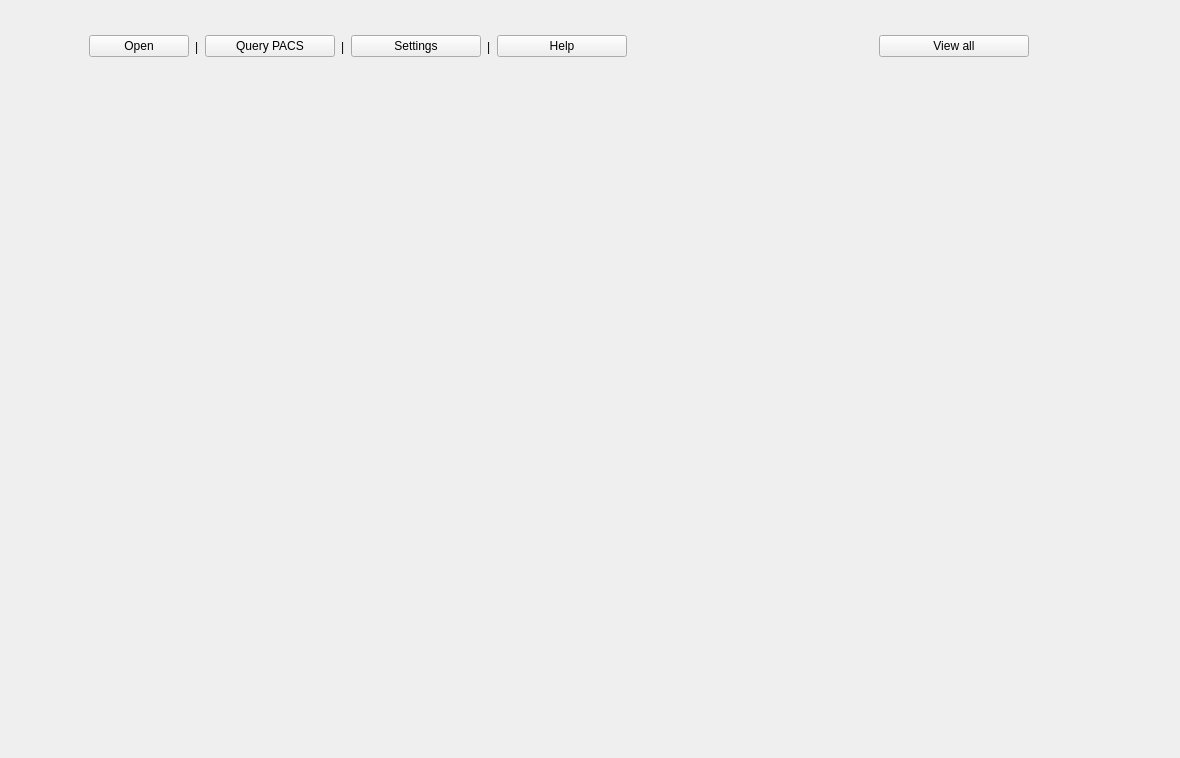
<?xml version="1.0" encoding="UTF-8"?>
<ui version="4.0">
 <class>mainwindow</class>
 <widget class="QWidget" name="mainwindow">
  <property name="geometry">
   <rect>
    <x>0</x>
    <y>0</y>
    <width>1180</width>
    <height>758</height>
   </rect>
  </property>
  <property name="sizePolicy">
   <sizepolicy hsizetype="Expanding" vsizetype="Expanding">
    <horstretch>0</horstretch>
    <verstretch>0</verstretch>
   </sizepolicy>
  </property>
  <property name="minimumSize">
   <size>
    <width>200</width>
    <height>300</height>
   </size>
  </property>
  <property name="windowTitle">
   <string>Organ Print</string>
  </property>
  <property name="windowIcon">
   <iconset>
    <normaloff>:/icons/Organ_print_icon</normaloff>:/icons/Organ_print_icon</iconset>
  </property>
  <property name="autoFillBackground">
   <bool>false</bool>
  </property>
  <widget class="QWidget" name="centralwidget">
   <property name="geometry">
    <rect>
     <x>0</x>
     <y>0</y>
     <width>1272</width>
     <height>804</height>
    </rect>
   </property>
   <layout class="QHBoxLayout" name="horizontalLayout_2">
    <property name="spacing">
     <number>0</number>
    </property>
    <property name="leftMargin">
     <number>0</number>
    </property>
    <property name="topMargin">
     <number>0</number>
    </property>
    <property name="rightMargin">
     <number>0</number>
    </property>
    <property name="bottomMargin">
     <number>0</number>
    </property>
    <item>
     <layout class="QVBoxLayout" name="verticalLayout_4">
      <property name="spacing">
       <number>0</number>
      </property>
      <property name="leftMargin">
       <number>0</number>
      </property>
      <property name="topMargin">
       <number>0</number>
      </property>
      <property name="rightMargin">
       <number>0</number>
      </property>
      <property name="bottomMargin">
       <number>0</number>
      </property>
      <item>
       <layout class="QHBoxLayout" name="horizontalLayout">
        <property name="spacing">
         <number>0</number>
        </property>
        <property name="leftMargin">
         <number>0</number>
        </property>
        <property name="topMargin">
         <number>0</number>
        </property>
        <property name="rightMargin">
         <number>0</number>
        </property>
        <property name="bottomMargin">
         <number>0</number>
        </property>
        <item>
         <widget class="QWidget" name="top_menu_widget" native="true">
          <layout class="QHBoxLayout" name="horizontalLayout_4">
           <property name="sizeConstraint">
            <enum>QLayout::SetMinAndMaxSize</enum>
           </property>
           <property name="leftMargin">
            <number>9</number>
           </property>
           <property name="topMargin">
            <number>9</number>
           </property>
           <property name="rightMargin">
            <number>9</number>
           </property>
           <property name="bottomMargin">
            <number>9</number>
           </property>
           <item>
            <spacer name="horizontalSpacer_5">
             <property name="orientation">
              <enum>Qt::Horizontal</enum>
             </property>
             <property name="sizeType">
              <enum>QSizePolicy::Fixed</enum>
             </property>
             <property name="sizeHint" stdset="0">
              <size>
               <width>80</width>
               <height>20</height>
              </size>
             </property>
            </spacer>
           </item>
           <item>
            <widget class="QPushButton" name="openButton">
             <property name="minimumSize">
              <size>
               <width>100</width>
               <height>0</height>
              </size>
             </property>
             <property name="text">
              <string>Open</string>
             </property>
            </widget>
           </item>
           <item>
            <widget class="QLabel" name="label">
             <property name="text">
              <string>|</string>
             </property>
            </widget>
           </item>
           <item>
            <widget class="QPushButton" name="pushButton_5">
             <property name="minimumSize">
              <size>
               <width>130</width>
               <height>0</height>
              </size>
             </property>
             <property name="text">
              <string>Query PACS</string>
             </property>
            </widget>
           </item>
           <item>
            <widget class="QLabel" name="label_2">
             <property name="text">
              <string>|</string>
             </property>
            </widget>
           </item>
           <item>
            <widget class="QPushButton" name="pushButton_3">
             <property name="minimumSize">
              <size>
               <width>130</width>
               <height>0</height>
              </size>
             </property>
             <property name="text">
              <string>Settings</string>
             </property>
            </widget>
           </item>
           <item>
            <widget class="QLabel" name="label_3">
             <property name="text">
              <string>|</string>
             </property>
            </widget>
           </item>
           <item>
            <widget class="QPushButton" name="pushButton_4">
             <property name="minimumSize">
              <size>
               <width>130</width>
               <height>0</height>
              </size>
             </property>
             <property name="text">
              <string>Help</string>
             </property>
            </widget>
           </item>
           <item>
            <spacer name="verticalSpacer">
             <property name="orientation">
              <enum>Qt::Vertical</enum>
             </property>
             <property name="sizeType">
              <enum>QSizePolicy::Fixed</enum>
             </property>
             <property name="sizeHint" stdset="0">
              <size>
               <width>20</width>
               <height>75</height>
              </size>
             </property>
            </spacer>
           </item>
           <item>
            <spacer name="horizontalSpacer">
             <property name="orientation">
              <enum>Qt::Horizontal</enum>
             </property>
             <property name="sizeHint" stdset="0">
              <size>
               <width>40</width>
               <height>20</height>
              </size>
             </property>
            </spacer>
           </item>
           <item>
            <widget class="QPushButton" name="Viewall_pushbutton">
             <property name="minimumSize">
              <size>
               <width>150</width>
               <height>0</height>
              </size>
             </property>
             <property name="styleSheet">
              <string notr="true"/>
             </property>
             <property name="text">
              <string>View all</string>
             </property>
            </widget>
           </item>
           <item>
            <spacer name="horizontalSpacer_2">
             <property name="orientation">
              <enum>Qt::Horizontal</enum>
             </property>
             <property name="sizeType">
              <enum>QSizePolicy::Fixed</enum>
             </property>
             <property name="sizeHint" stdset="0">
              <size>
               <width>150</width>
               <height>20</height>
              </size>
             </property>
            </spacer>
           </item>
          </layout>
         </widget>
        </item>
       </layout>
      </item>
      <item>
       <widget class="QWidget" name="patient_images_widget" native="true">
        <property name="sizePolicy">
         <sizepolicy hsizetype="Expanding" vsizetype="Expanding">
          <horstretch>0</horstretch>
          <verstretch>0</verstretch>
         </sizepolicy>
        </property>
        <layout class="QHBoxLayout" name="horizontalLayout_7">
         <property name="spacing">
          <number>0</number>
         </property>
         <property name="leftMargin">
          <number>0</number>
         </property>
         <property name="topMargin">
          <number>0</number>
         </property>
         <property name="rightMargin">
          <number>0</number>
         </property>
         <property name="bottomMargin">
          <number>0</number>
         </property>
         <item>
          <layout class="QGridLayout" name="Patient_display_layout">
           <property name="leftMargin">
            <number>0</number>
           </property>
           <property name="rightMargin">
            <number>0</number>
           </property>
           <property name="bottomMargin">
            <number>0</number>
           </property>
           <property name="spacing">
            <number>0</number>
           </property>
          </layout>
         </item>
         <item>
          <spacer name="horizontalSpacer_7">
           <property name="orientation">
            <enum>Qt::Horizontal</enum>
           </property>
           <property name="sizeType">
            <enum>QSizePolicy::Fixed</enum>
           </property>
           <property name="sizeHint" stdset="0">
            <size>
             <width>40</width>
             <height>20</height>
            </size>
           </property>
          </spacer>
         </item>
        </layout>
       </widget>
      </item>
     </layout>
    </item>
    <item>
     <layout class="QVBoxLayout" name="SidebarLayout">
      <property name="spacing">
       <number>10</number>
      </property>
      <item>
       <widget class="QWidget" name="sidebar_widget" native="true">
        <layout class="QVBoxLayout" name="verticalLayout_3">
         <property name="spacing">
          <number>6</number>
         </property>
         <property name="leftMargin">
          <number>30</number>
         </property>
         <property name="topMargin">
          <number>0</number>
         </property>
         <property name="rightMargin">
          <number>30</number>
         </property>
         <property name="bottomMargin">
          <number>0</number>
         </property>
         <item>
          <widget class="QWidget" name="ProfileWidget" native="true">
           <layout class="QVBoxLayout" name="verticalLayout">
            <property name="spacing">
             <number>0</number>
            </property>
            <property name="leftMargin">
             <number>0</number>
            </property>
            <property name="topMargin">
             <number>0</number>
            </property>
            <property name="rightMargin">
             <number>0</number>
            </property>
            <property name="bottomMargin">
             <number>0</number>
            </property>
           </layout>
          </widget>
         </item>
         <item>
          <layout class="QHBoxLayout" name="horizontalLayout_8">
           <property name="leftMargin">
            <number>12</number>
           </property>
           <property name="topMargin">
            <number>12</number>
           </property>
           <property name="rightMargin">
            <number>12</number>
           </property>
           <property name="bottomMargin">
            <number>0</number>
           </property>
          </layout>
         </item>
         <item>
          <spacer name="verticalSpacer_2">
           <property name="orientation">
            <enum>Qt::Vertical</enum>
           </property>
           <property name="sizeHint" stdset="0">
            <size>
             <width>20</width>
             <height>40</height>
            </size>
           </property>
          </spacer>
         </item>
        </layout>
       </widget>
      </item>
     </layout>
    </item>
   </layout>
  </widget>
  <action name="actionEdit">
   <property name="text">
    <string>Edit</string>
   </property>
  </action>
  <action name="actionOpen_Patient">
   <property name="text">
    <string>File</string>
   </property>
   <property name="toolTip">
    <string>Open Patient</string>
   </property>
  </action>
 </widget>
 <resources/>
 <connections/>
 <slots>
  <signal>setValue()</signal>
 </slots>
</ui>
